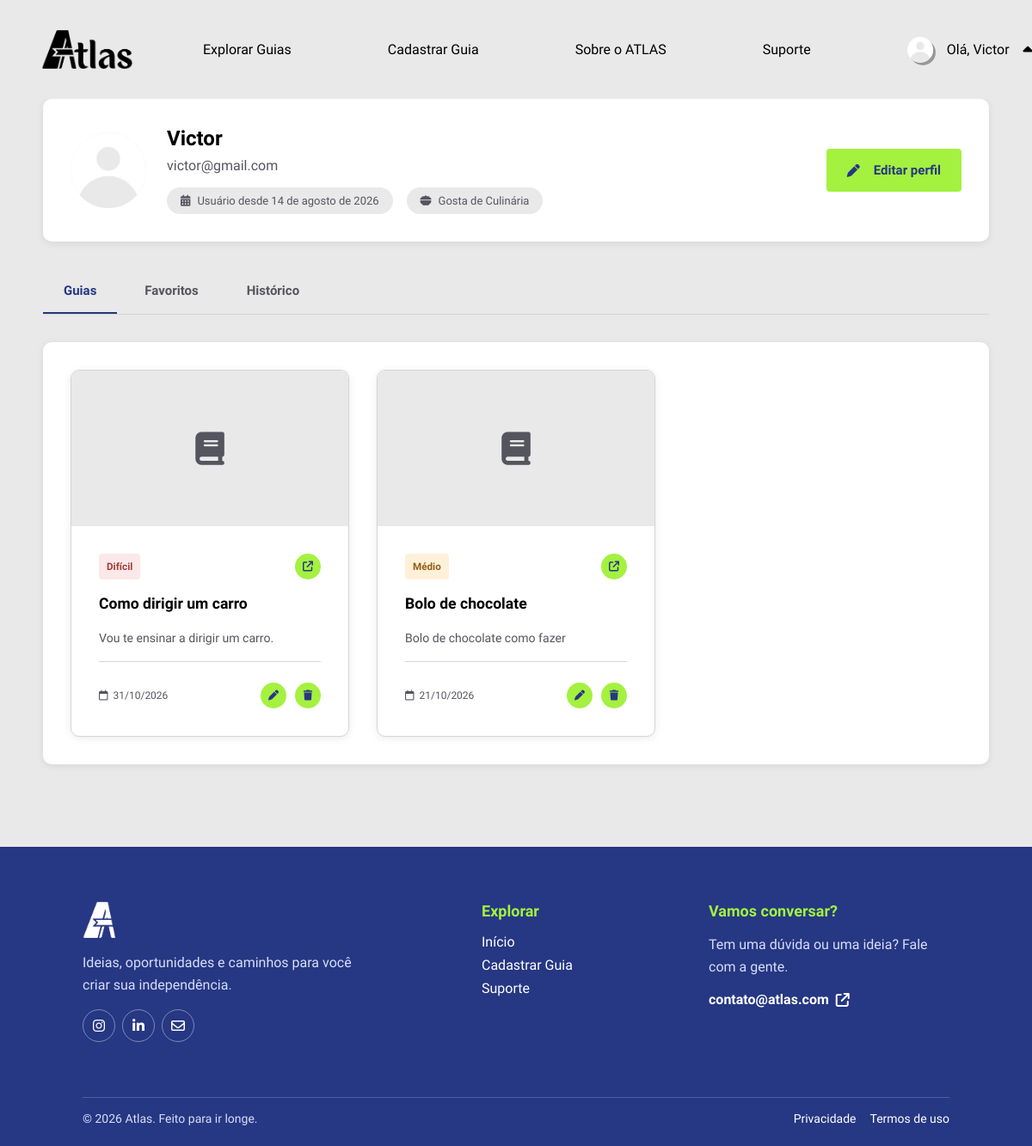
/meu_perfil.php (signed in), run on the app's committed database.
### tables this page shows
CREATE TABLE `usuario` (
  `id_usuario` int(11) NOT NULL,
  `foto` blob DEFAULT NULL,
  `nome` varchar(100) NOT NULL,
  `email` varchar(150) NOT NULL,
  `senha` varchar(255) NOT NULL,
  `preferencia` enum('Automóveis','Casa','Compras','Cuidados','Culinária','Educação','Finanças','Jardinagem','Limpeza','Manutenção','Moda','Saúde','Tecnologia','Trabalho','Transporte') NOT NULL,
  `nivel` enum('1','2','3','') NOT NULL DEFAULT '3',
  `estado` enum('ativo','inativo','','') NOT NULL DEFAULT 'ativo',
  `data_criacao` datetime NOT NULL DEFAULT current_timestamp()
);

CREATE TABLE `guia` (
  `id_guia` int(11) NOT NULL,
  `id_usuario` int(11) NOT NULL,
  `titulo` varchar(200) NOT NULL,
  `descricao` text NOT NULL,
  `categoria` enum('Automóveis','Casa','Compras','Cuidados','Culinária','Educação','Finanças','Jardinagem','Limpeza','Manutenção','Moda','Saúde','Trabalho','Transporte','Tecnologia') NOT NULL,
  `dificuldade` enum('Fácil','Médio','Difícil') NOT NULL,
  `capa` mediumblob NOT NULL,
  `video` text NOT NULL,
  `data_criacao` date NOT NULL DEFAULT current_timestamp(),
  `data_atualizacao` datetime DEFAULT NULL
);

### meu_perfil.php (the view, shortened to what this page needs)
<?php
include('conexao.php');
$id_usuario = (int)$_SESSION['id'];
$sql = "SELECT id_usuario, foto, nome, email, preferencia, data_criacao FROM usuario WHERE id_usuario = '$id_usuario'";
$query = $conn->query($sql);
$usuario = $query->fetch_assoc();
$preferencias = [
    'Culinária' => ['nome' => 'Culinária', 'icone' => 'fa-bowl-food'],
    'Casa' => ['nome' => 'Casa', 'icone' => 'fa-house'],
    'Limpeza' => ['nome' => 'Limpeza', 'icone' => 'fa-broom'],
    'Finanças' => ['nome' => 'Finanças', 'icone' => 'fa-money-bill-wave'],
    'Trabalho' => ['nome' => 'Trabalho', 'icone' => 'fa-briefcase'],
    'Educação' => ['nome' => 'Educação', 'icone' => 'fa-graduation-cap'],
    'Saúde' => ['nome' => 'Saúde', 'icone' => 'fa-heart-pulse'],
    'Automóveis' => ['nome' => 'Automóveis', 'icone' => 'fa-car'],
    'Transporte' => ['nome' => 'Transporte', 'icone' => 'fa-bus'],
    'Tecnologia' => ['nome' => 'Tecnologia', 'icone' => 'fa-computer'],
    'Jardinagem' => ['nome' => 'Jardinagem', 'icone' => 'fa-seedling'],
    'Moda' => ['nome' => 'Moda', 'icone' => 'fa-shirt'],
    'Cuidados' => ['nome' => 'Cuidados', 'icone' => 'fa-baby'],
    'Manutenção' => ['nome' => 'Manutenção', 'icone' => 'fa-screwdriver-wrench'],
    'Compras' => ['nome' => 'Compras', 'icone' => 'fa-cart-shopping'],
];
$preferenciaUsuario = $preferencias[$usuario['preferencia']] ?? null;
$meses = [
    1 => 'janeiro',
    2 => 'fevereiro',
    3 => 'março',
    4 => 'abril',
    5 => 'maio',
    6 => 'junho',
    7 => 'julho',
    8 => 'agosto',
    9 => 'setembro',
    10 => 'outubro',
    11 => 'novembro',
    12 => 'dezembro',
];
$membroDesde = null;
if (!empty($usuario['data_criacao'])) {
    $data = new DateTime($usuario['data_criacao']);
    $membroDesde = $data->format('d') . ' de ' . $meses[(int) $data->format('n')] . ' de ' . $data->format('Y');
}
$sql = "SELECT id_guia, id_usuario, titulo, descricao, categoria, dificuldade, data_criacao FROM guia WHERE id_usuario = '$id_usuario' ORDER BY data_criacao DESC";
$resultadoCriadas = $conn->query($sql);
function h($valor): string
{
    return htmlspecialchars((string) $valor, ENT_QUOTES, 'UTF-8');
}
?>
<!DOCTYPE html>
<html lang="pt-br">
<head>
    <link rel="stylesheet" href="https://cdnjs.cloudflare.com/ajax/libs/font-awesome/6.4.0/css/all.min.css">
    <link rel="stylesheet" href="css/meu_perfil.css">
</head>
<body>
    <header>
        <a class="logo" href="index.php" aria-label="Página inicial">
            <img src="imgs_website/logotipoatlas.png" alt="ATLAS">
        </a>
        <nav class="nav-options" aria-label="Navegação principal">
            <a class="item" href="guias.php">
                <p>Explorar Guias</p>
            </a>
            <?php if (isset($_SESSION['id'])): ?>
                <a class="item" href="cadastro_guias.php">
                    <p>Cadastrar Guia</p>
                </a>
            <?php endif; ?>
            <a class="item" href="index.php#aspectos">
                <p>Sobre o ATLAS</p>
            </a>
            <a class="item" href="suporte.php">
                <p>Suporte</p>
            </a>
        </nav>
        <nav class="nav-btns" aria-label="Conta">
            <?php if (isset($_SESSION['id'])): ?>
                <div class="perfil" id="perfil">
                    <p>
                        <img class="foto" src="imgs_perfil/<?= !empty($_SESSION['foto']) ? h($_SESSION['foto']) : 'foto_padrao.png' ?>">
                        Olá, <?= h($_SESSION['nome']) ?>
                    </p>
                    <i class="fa-solid fa-caret-up" id="seta"></i>
                </div>
            <?php else: ?>
                <a class="entrar" href="login.php">Entrar</a>
            <?php endif; ?>
        </nav>
    </header>
    <main>
        <section class="cabecalho-perfil">
            <img class="foto-grande" src="imgs_perfil/<?= !empty($_SESSION['foto']) ? htmlspecialchars($_SESSION['foto']) : 'foto_padrao.png' ?>">
            <div class="info-perfil">
                <h1><?= htmlspecialchars($_SESSION['nome']) ?></h1>
                <p class="email-perfil"><?= htmlspecialchars($_SESSION['email']) ?></p>
                <div class="detalhes-perfil">
                    <?php if ($membroDesde): ?>
                        <span class="data-pref"><i class="fa-solid fa-calendar-days"></i> Usuário desde <?= $membroDesde ?></span>
                    <?php endif; ?>
                    <?php if ($preferenciaUsuario): ?>
                        <span class="data-pref"><i class="fa-solid <?= htmlspecialchars($preferenciaUsuario['icone']) ?>"></i> Gosta de <?= htmlspecialchars($preferenciaUsuario['nome']) ?></span>
                    <?php endif; ?>
                </div>
            </div>
            <a class="botao-primario" href="editar_perfil.php">
                <i class="fa-solid fa-pen"></i> Editar perfil
            </a>
        </section>
        <nav class="abas-perfil" id="abas-perfil">
            <button class="aba-perfil ativa" data-aba="guias">Guias</button>
            <button class="aba-perfil" data-aba="favoritos">Favoritos</button>
            <button class="aba-perfil" data-aba="historico">Histórico</button>
        </nav>
        <section class="painel-perfil" id="painel-guias">
            <div class="lista-guias-perfil">
                <?php if ($resultadoCriadas->num_rows < 1) { ?>
                    <div class="estado-vazio">
                        <i class="fa-solid fa-clipboard-list"></i>
                        <p>Você ainda não publicou nenhum guia.</p>
                        <a class="botao-primario" href="cadastro_guias.php">Cadastrar Guia</a>
                    </div>
                <?php } else { ?>
                    <?php while ($guia_criada = $resultadoCriadas->fetch_assoc()) { ?>
                        <article class="guia-card">
                            <div class="guia-capa">
                            </div>
                            <div class="guia-corpo">
                                <div class="guia-meta1">
                                    <span class="tag-dificuldade <?= h(mb_strtolower($guia_criada['dificuldade'], 'UTF-8')) ?>"><?= h($guia_criada['dificuldade']) ?></span>
                                    <a class="acao-icone editar" title="Visitar guia" href="guia.php?id=<?= (int) $guia_criada['id_guia'] ?>"><i class="fa-solid fa-arrow-up-right-from-square"></i></a>
                                </div>
                                <h3><?= h($guia_criada['titulo']) ?></h3>
                                <p><?= h(mb_strimwidth(trim($guia_criada['descricao']), 0, 110, '…', 'UTF-8')) ?></p>
                                <div class="guia-meta">
                                    <span><i class="fa-regular fa-calendar"></i><?= h(date('d/m/Y', strtotime($guia_criada['data_criacao']))) ?></span>
                                    <div class="acoes-guia">
                                        <a class="acao-icone editar" href="editar_guia.php?id=<?= (int) $guia_criada['id_guia'] ?>" title="Editar guia" aria-label="Editar guia"><i class="fa-solid fa-pen"></i></a>
                                        <button type="submit" onclick="deletarGuia(<?= $guia_criada['id_guia'] ?>)" class="acao-icone excluir" title="Excluir guia" aria-label="Excluir guia"><i class="fa-solid fa-trash"></i></button>
                                    </div>
                                </div>
                            </div>
                        </article>
                    <?php } ?>
                <?php } ?>
            </div>
        </section>
    </main>
    <footer>
        <div class="footer-content">
            <div class="footer-brand">
                <a class="footer-logo" href="index.php" aria-label="Voltar para o início"><img src="imgs_website/logoatlas.png" alt="ATLAS"></a>
                <p>Ideias, oportunidades e caminhos para você criar sua independência.</p>
                <div class="footer-socials" aria-label="Redes sociais">
                    <a href="#" aria-label="Instagram"><i class="fa-brands fa-instagram"></i></a>
                    <a href="#" aria-label="LinkedIn"><i class="fa-brands fa-linkedin-in"></i></a>
                    <a href="mailto:contato@atlas.com" aria-label="Enviar e-mail"><i class="fa-regular fa-envelope"></i></a>
                </div>
            </div>
            <div class="footer-section">
                <h3>Explorar</h3>
                <a href="index.php">Início</a>
                <a href="cadastro_guias.php">Cadastrar Guia</a>
                <a href="suporte.php">Suporte
                </a>
            </div>
            <div class="footer-section footer-contact">
                <h3>Vamos conversar?</h3>
                <p>Tem uma dúvida ou uma ideia? Fale com a gente.</p><a href="mailto:contato@atlas.com">contato@atlas.com <i class="fa-solid fa-arrow-up-right-from-square"></i></a>
            </div>
        </div>
        <div class="footer-bottom">
            <p>&copy; <?= date('Y') ?> Atlas. Feito para ir longe.</p>
            <div><a href="#">Privacidade</a><a href="#">Termos de uso</a></div>
        </div>
    </footer>
</body>
</html>

### css/header.css (style rules this page uses)
header { display: flex; align-items: center; justify-content: space-between; gap: var(--space-6); width: 100%; padding: var(--space-4) var(--space-5); background-color: var(--color-bg); z-index: 2; }
.logo { display: flex; align-items: center; justify-content: flex-start; height: 100%; max-width: 100px; }
.logo img { display: block; width: auto; height: 45px; cursor: pointer; }
.nav-options { display: flex; align-items: center; justify-content: center; width: fit-content; height: 100%; gap: var(--space-6); }
.item { position: relative; display: flex; align-items: center; justify-content: center; width: fit-content; background-color: transparent; height: 100%; padding: var(--space-2) var(--space-3); font-size: 0.9375rem; white-space: nowrap; cursor: pointer; outline: none; border: none; font-family: 'Google Sans', sans-serif; }
.item p { color: var(--color-text); font-size: 1rem; font-weight: 400; text-decoration: none; transition: color var(--transition-fast); }
.item::after { content: ''; position: absolute; bottom: 0; left: 0; width: 0; height: 2px; border-radius: 100px; background-color: var(--color-primary-light); transition: width var(--transition-base); }
a { text-decoration: none; }
.nav-btns { display: flex; align-items: center; width: fit-content; height: 100%; gap: var(--space-3); }
.perfil { position: relative; display: flex; align-items: center; justify-content: center; gap: var(--space-2); min-width: 150px; height: 44px; padding: 0 var(--space-3); border-radius: var(--radius-md); color: var(--color-text); font-size: 14px; white-space: nowrap; cursor: pointer; }
.foto { width: 30px; aspect-ratio: 1; border-radius: 50%; object-fit: cover; object-position: center; box-shadow: var(--shadow-drop); }
.perfil p { display: flex; align-items: center; justify-content: space-between; gap: var(--space-2); min-width: 100px; font-size: 1rem; white-space: nowrap; }
#seta { font-size: 18px; transition: rotate var(--transition-base); }

### css/variaveis.css (style rules this page uses)
:root { --color-bg: #e9e9e9; --color-surface: #ffffff; --color-surface-hover: #dcdcdc; --color-primary: #263783; --color-primary-light: #3b56cf; --color-accent: #a4f140; --color-accent-dark: #8bc34a; --color-text: #000000; --color-text-secondary: #55555f; --color-text-placeholder: #999999; --color-text-inverse: #ffffff; --color-text-muted: #d8def8; --color-danger: #cc2828; --color-danger-dark: #9b0000; --color-danger-bg: #cc28281a; --color-warning: #c98a12; --color-warning-dark: #8f6109; --color-warning-bg: #c98a121f; --color-success: #1bb155; --color-success-dark: #119247; --color-border: #d5d5d5; --radius-sm: 4px; --radius-md: 10px; --space-1: 8px; --space-2: 16px; --space-3: 24px; --space-4: 32px; --space-5: 48px; --space-6: 64px; --space-7: 96px; --shadow-card: 0 2px 10px #00000014; --shadow-card-hover: 0 15px 30px #00000026; --shadow-drop: 3px 3px 0 #00000059; --shadow-offset-lg: -10px 10px 0 #00000033; --transition-fast: 0.2s ease; --transition-base: 0.3s ease; }

### css/body.css (style rules this page uses)
*, *::before, *::after { box-sizing: border-box; margin: 0; padding: 0; }
body { display: flex; flex-direction: column; width: 100%; overflow-x: hidden; background-color: var(--color-bg); color: var(--color-text); font-family: 'Google Sans', sans-serif; }

### data on the page
usuario: data_criacao "14 de agosto de 2026", preferencia "Culinária"
guia: dificuldade "Difícil", titulo "Como dirigir um carro", descricao "Vou te ensinar a dirigir um carro.", data_criacao "31/10/2026"
guia: dificuldade "Médio", titulo "Bolo de chocolate", descricao "Bolo de chocolate como fazer", data_criacao "21/10/2026"

### other printed values
$_SESSION['nome'] "Victor"
$_SESSION['email'] "victor@gmail.com"
